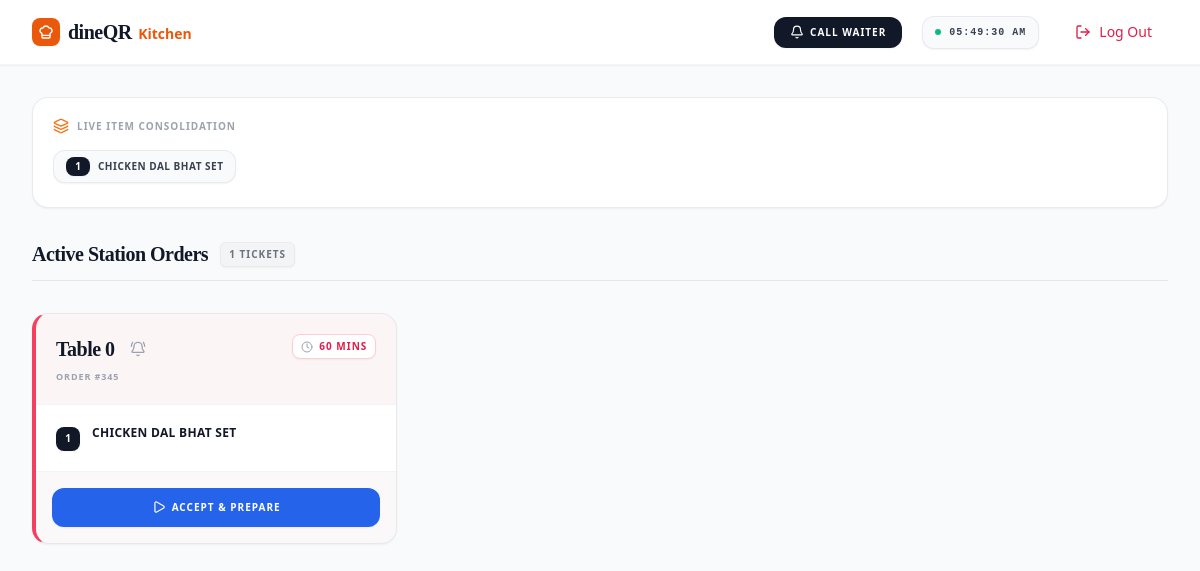
Screenshot of /kitchen/ (signed in) with the database file from the repository.
### orders/models.py (models this page shows, shortened)
class MenuItem(models.Model):
    category = models.ForeignKey(
        Category, on_delete=models.CASCADE, related_name="items"
    )
    name = models.CharField(max_length=200)
    description = models.TextField(blank=True)
    price = models.DecimalField(max_digits=6, decimal_places=2)
    image = models.ImageField(upload_to="menu_items/", blank=True, null=True)
    is_available = models.BooleanField(default=True)
    best_seller = models.BooleanField(default=False)
    veg = models.BooleanField(default=False)
    SPICE_CHOICES = [
        ("sweet", "Sweet"),
        ("neutral", "Neutral"),
        ("mild", "Mild"),
        ("medium", "Medium"),
        ("hot", "Hot"),
    ]
    spice_level = models.CharField(
        max_length=10, choices=SPICE_CHOICES, default="neutral"
    )
    preparation_time = models.PositiveIntegerField(default=15)
    is_featured = models.BooleanField(
        default=False, verbose_name="Featured/Recommended"
    )
    id: int
    frequent_companion: "MenuItem | None"
    def image_tag(self):
        if self.image:
            return format_html(
                '<img src="{}" style="width: 50px; height:50px; object-fit:cover; border-radius:5px;" />',
                self.image.url,
            )
        return "No Image"
    image_tag.short_description = "Preview"

class Order(models.Model):
    id: int
    STATUS_CHOICES = [
        ("received", "Received"),
        ("preparing", "Preparing"),
        ("ready", "Ready"),
        ("completed", "Completed"),
        ("canceled", "Canceled"),
    ]
    table_number = models.IntegerField()
    status = models.CharField(max_length=20, choices=STATUS_CHOICES, default="received")
    total_price = models.DecimalField(max_digits=10, decimal_places=2, default=0.00)  # type: ignore
    is_paid = models.BooleanField(default=False)
    paid_at = models.DateTimeField(null=True, blank=True)
    paid_amount = models.DecimalField(max_digits=10, decimal_places=2, default=0.00)
    created_at = models.DateTimeField(auto_now_add=True)

class OrderItem(models.Model):
    order = models.ForeignKey(Order, on_delete=models.CASCADE, related_name="items")
    menu_item = models.ForeignKey(MenuItem, on_delete=models.CASCADE)
    quantity = models.PositiveIntegerField(default=1)
    notes = models.TextField(blank=True, null=True)
    paid_quantity = models.PositiveIntegerField(default=0)

### orders/views.py (the view)
# urls.py: path("kitchen/", views.kitchen_dashboard, name="kitchen_dashboard"),
@user_passes_test(is_staff)
@login_required
def kitchen_dashboard(request):
    is_management = (
        request.user.is_superuser
        or request.user.groups.filter(name__iexact='Management').exists()
        or request.user.username.lower() == 'management'
    )
    is_kitchen = (
        request.user.groups.filter(name__iexact='Kitchen').exists()
        or request.user.username.lower() == 'kitchen'
    )
    if not (is_management or is_kitchen):
        raise PermissionDenied
    active_orders = Order.objects.filter(status__in=["received", "preparing"]).order_by(
        "created_at"
    )
    item_summary = (
        OrderItem.objects.filter(order__status__in=["received", "preparing"])
        .values("menu_item__name")
        .annotate(total_qty=Sum("quantity"))
    )
    latest_broadcast = KitchenBroadcast.objects.last()
    broadcast_message = latest_broadcast.message if latest_broadcast else None
    return render(
        request,
        "orders/kitchen.html",
        {
            "orders": active_orders,
            "item_summary": item_summary,
            "broadcast_message": broadcast_message,
        },
    )

### orders/views.py (called while the page is built)
def is_staff(user):
    return (
        user.is_superuser
        or user.groups.filter(name__iexact="Staff").exists()
        or user.groups.filter(name__iexact="Management").exists()
        or user.groups.filter(name__iexact="Kitchen").exists()
        or user.username.lower() in ['kitchen', 'management']
    )

### templates/orders/kitchen.html (shortened to what this page needs)
{% load tz %}
<!DOCTYPE html>
<html lang="en" class="scroll-smooth">
<head>
    <script src="https://cdn.tailwindcss.com"></script>
</head>
<body class="bg-gray-50 text-gray-900 font-sans antialiased min-h-screen selection:bg-orange-500 selection:text-white">
    <nav class="bg-white/95 backdrop-blur-md shadow-sm sticky top-0 z-50 border-b border-gray-100 transition-all">
        <div class="max-w-7xl mx-auto px-4 sm:px-6 lg:px-8 h-16 flex items-center justify-between">
            <div class="flex items-center gap-4">
                <a href="#" class="text-xl font-serif font-bold text-gray-900 tracking-tight flex items-center gap-2">
                    <div class="bg-orange-600 text-white p-1.5 rounded-lg shadow-sm">
                        <i data-lucide="chef-hat" class="w-4 h-4"></i>
                    </div>
                    <span>dineQR <span class="text-orange-600 font-sans text-sm tracking-normal ml-0.5">Kitchen</span></span>
                </a>
            </div>
            <div class="flex items-center gap-3 md:gap-5">
                <button onclick="executeWaiterSummon('KITCHEN','')" class="bg-gray-900 hover:bg-orange-600 text-white text-[10px] font-bold px-4 py-2 rounded-xl flex items-center gap-1.5 transition-all shadow-sm tracking-widest uppercase">
                    <i data-lucide="bell" class="w-3.5 h-3.5"></i>
                    <span class="hidden md:inline">Call Waiter</span>
                </button>
                <div class="flex items-center gap-2 bg-gray-50 px-3 py-2 rounded-xl border border-gray-200/80 shadow-sm">
                    <span class="w-1.5 h-1.5 rounded-full bg-emerald-500 animate-pulse"></span>
                    <span class="text-[10px] font-bold font-mono tracking-widest text-gray-700 uppercase" id="system-clock">00:00:00</span>
                </div>
                <form action="{% url 'logout' %}" method="POST" class="inline m-0 p-0" id="logout-form">
                    <button type="submit"
                            onclick="event.stopPropagation();"
                            class="flex items-center gap-2 px-4 py-2 text-sm text-rose-600 hover:bg-rose-50 rounded-xl transition-all font-medium w-full text-left">
                        <i data-lucide="log-out" class="w-4 h-4"></i>
                        <span>Log Out</span>
                    </button>
                </form>
            </div>
        </div>
    </nav>
    <main class="max-w-7xl mx-auto px-4 sm:px-6 lg:px-8 py-6 md:py-8 space-y-8">
        <div class="bg-white rounded-2xl p-5 shadow-sm border border-gray-200/80 animate-in fade-in slide-in-from-top-4 duration-500">
            <div class="flex items-center gap-2 mb-4">
                <i data-lucide="layers" class="w-4 h-4 text-orange-500"></i>
                <h2 class="text-[10px] font-bold tracking-widest text-gray-400 uppercase">Live Item Consolidation</h2>
            </div>
            <div class="flex flex-wrap gap-2.5 overflow-x-auto no-scrollbar pb-1">
                {% for summary in item_summary %}
                <div class="bg-gray-50 border border-gray-200/80 px-3 py-1.5 rounded-xl flex items-center gap-2 transition-colors shrink-0 hover:border-gray-300 cursor-default shadow-sm">
                    <span class="inline-flex items-center justify-center bg-gray-900 text-white text-[10px] font-bold px-2 py-0.5 rounded-lg shadow-sm min-w-[24px]">
                        {{ summary.total_qty }}
                    </span>
                    <span class="text-gray-700 font-bold text-[10px] uppercase tracking-wider">{{ summary.menu_item__name }}</span>
                </div>
                {% empty %}
                <div class="flex items-center gap-2 text-gray-400 font-bold text-[10px] tracking-widest uppercase py-1">
                    <i data-lucide="check-circle" class="w-3.5 h-3.5 text-emerald-500"></i>
                    No active dishes currently in preparation.
                </div>
                {% endfor %}
            </div>
        </div>
        <div class="flex items-center justify-between border-b border-gray-200 pb-3">
            <div class="flex items-center gap-3">
                <h1 class="text-xl font-serif font-bold tracking-tight text-gray-900">Active Station Orders</h1>
                <span class="bg-gray-100 text-gray-500 px-2 py-1 rounded-md text-[10px] font-bold uppercase tracking-widest border border-gray-200/60 shadow-sm">
                    {{ orders|length }} Tickets
                </span>
            </div>
        </div>
        <div class="grid grid-cols-1 sm:grid-cols-2 lg:grid-cols-3 xl:grid-cols-4 gap-5">
            {% for order in orders %}
            <div class="order-card bg-white rounded-2xl shadow-sm border flex flex-col h-full relative overflow-hidden
                {% if order.status == 'received' %} border-l-4 border-l-amber-500 border-gray-200/80
                {% elif order.status == 'preparing' %} border-l-4 border-l-blue-500 border-gray-200/80
                {% else %} border-gray-200/80 {% endif %}"
                data-order-id="{{ order.id }}"
                data-created="{{ order.created_at|localtime|date:'c' }}">
                <div class="p-5 bg-gray-50/50 border-b border-gray-100 flex justify-between items-start gap-3">
                    <div class="min-w-0 flex-1">
                        <div class="flex items-center gap-2">
                            <h3 class="text-xl font-serif font-bold text-gray-900 tracking-tight truncate">
                                {% if order.table_number == '0' %} Counter {% else %} Table {{ order.table_number }} {% endif %}
                            </h3>
                            <button onclick="executeWaiterSummon('{{ order.table_number }}', 'food_ready')"
                                    class="p-1.5 text-gray-400 hover:text-orange-600 hover:bg-orange-50 rounded-xl border border-transparent hover:border-orange-100 transition-all active:scale-95"
                                    title="Call Waiter to this Table">
                                <i data-lucide="bell-ring" class="w-4 h-4"></i>
                            </button>
                        </div>
                        <p class="text-[9px] font-bold text-gray-400 mt-1.5 tracking-widest uppercase">Order #{{ order.id }}</p>
                    </div>
                    <div class="text-right shrink-0">
                        <div class="inline-flex items-center gap-1.5 bg-white border border-gray-200/80 px-2 py-1 rounded-lg shadow-sm">
                            <i data-lucide="clock" class="w-3 h-3 text-gray-400"></i>
                            <span class="wait-timer text-[10px] font-bold tracking-widest uppercase text-gray-700">0m</span>
                        </div>
                    </div>
                </div>
                <div class="p-5 flex-grow divide-y divide-gray-100 space-y-3 overflow-y-auto max-h-[380px] bg-white">
                    {% for item in order.items.all %}
                    <div class="flex items-start gap-3 pt-3 first:pt-0">
                        <div class="bg-gray-900 text-white font-bold text-[10px] w-6 h-6 rounded-lg flex items-center justify-center shrink-0 shadow-sm mt-0.5">
                            {{ item.quantity }}
                        </div>
                        <div class="min-w-0 flex-1">
                            <p class="font-bold text-gray-900 text-xs leading-tight tracking-wide uppercase">{{ item.menu_item.name }}</p>
                        </div>
                    </div>
                    {% endfor %}
                </div>
                <div class="p-4 bg-gray-50/80 border-t border-gray-100">
                    <form method="POST" action="{% url 'update_order_status' order.id %}" class="m-0">
                        {% if order.status == 'received' %}
                            <button class="w-full bg-blue-600 text-white py-3 rounded-xl font-bold text-[10px] uppercase tracking-widest hover:bg-blue-700 active:scale-[0.98] transition-all shadow-sm flex items-center justify-center gap-1.5">
                                <i data-lucide="play" class="w-3.5 h-3.5"></i>
                                Accept & Prepare
                            </button>
                        {% endif %}
                    </form>
                </div>
            </div>
            {% endfor %}
        </div>
    </main>
</body>
</html>

### templates/orders/kitchen.html (style rules this page uses)
.order-card { transition: all 0.3s cubic-bezier(0.4, 0, 0.2, 1); }
.urgent-card { animation: border-flash 2s infinite; background-color: #fff1f2 !important; border-left-color: #f43f5e !important; }
.no-scrollbar { -ms-overflow-style: none; scrollbar-width: none; }

### rows the page displays
MenuItem: total_qty "1", menu_item__name "CHICKEN DAL BHAT SET"
Order: table_number "0", id "345", status "received" (drawn)
OrderItem: quantity "1", menu_item.name "CHICKEN DAL BHAT SET"

### other values shown
{{ orders|length }} "1"
